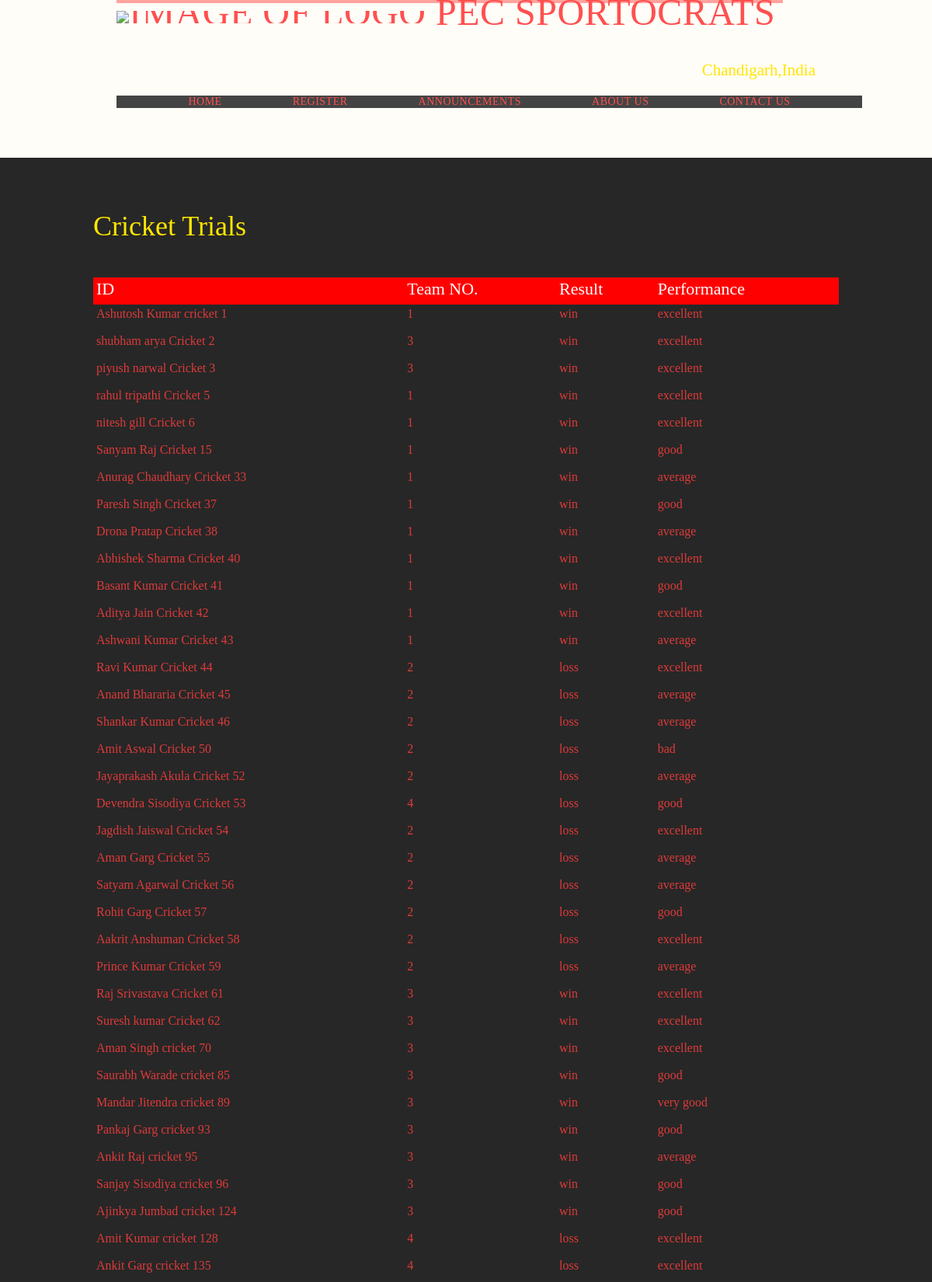
Page /trial_male.html (upper part) on the committed database.
### sportocrats/models.py (models this page shows)
class cricket_male(models.Model):
    cricket_male_id=models.OneToOneField(Player_Male,on_delete=models.CASCADE,primary_key=True)
    team_no=models.IntegerField()
    result=models.CharField(max_length=40)
    performance=models.CharField(max_length=40)

class Player_Male(models.Model):
    id=models.AutoField(primary_key=True)
    sid=models.IntegerField(validators=[MaxValueValidator(21000000),MinValueValidator(17000000)])
    first_name=models.CharField(max_length=40)
    last_name = models.CharField(max_length=40)
    email=models.EmailField(max_length=254)
    password=models.CharField(max_length=40)
    sports=models.CharField(max_length=40)
    def __str__(self):
        return f'{self.first_name} {self.last_name} {self.sports} {self.id}'

### sportocrats/views.py (the view)
# urls.py: path('trial_male.html', views.trial_male, name='trial_male'),
def trial_male(request):
    data = cricket_male.objects.all()
    data1 = football_male.objects.all()
    data2 = basketball_male.objects.all()
    data3 = chess_male.objects.all()
    data4 = table_tennis_male.objects.all()
    data5 = badminton_male.objects.all()
    data6 = athletics_male.objects.all()
    return render(request, 'trial_male.html', {"dat" : data, "dat1" : data1, "dat2" : data2, "dat3" : data3, "dat4" : data4, "dat5" : data5, "dat6" : data6})

### sportocrats/templates/trial_male.html (shortened to what this page needs)
<!DOCTYPE html>
<html lang="en">
    <head>
        {% load static %}
        <link rel="stylesheet" href="{% static 'contactus.css' %}">
    </head>
    <body>
        <header class="header1 can group">
            <h1 class="logo">
                <a href="main1.html" ><img src="{%static 'Pec1.png'%}"
                    alt="Image of logo" height="80px" width="125px">&nbspPEC SportoCrats</a>
            </h1>
            <br>
            <br>
            <br>
            <br>
            <br>
            <h3 class="tag">Chandigarh,India</h3>
            <br>
            <nav class="nav nav1 hi b">
                &emsp;&emsp;&emsp;<a href="main1.html">Home</a>&emsp;&emsp;&emsp;
                &emsp;&emsp;&emsp;<a href="register.html">Register</a>&emsp;&emsp;&emsp;
                &emsp;&emsp;&emsp;<a href="announce.html">Announcements</a>&emsp;&emsp;&emsp;
                &emsp;&emsp;&emsp;<a href="aboutus.html">About Us</a>&emsp;&emsp;&emsp;
                &emsp;&emsp;&emsp;<a href="contactus.html">Contact Us</a>&emsp;&emsp;&emsp;
            </nav>
        </header>
        <br>
        <br>
        <br>
        <br>
        <section class="row">
        	<div class="grid">
                <h1>Cricket Trials</h1>
                <br>
                <br>
                <div>
                    <table>
                        <thead>
                            <tr class="red">
                                <th>ID</th>
                                <th>Team NO.</th>
                                <th>Result</th>
                                <th>Performance</th>
                            </tr>
                        </thead>
                        <tbody>
                            {% for i in dat %}
                            <tr>
                                <td>{{i.cricket_male_id}}</td>
                                <td>{{i.team_no}}</td>
                                <td>{{i.result}}</td>
                                <td>{{i.performance}}</td>
                            </tr>
                            {% endfor %}
                        </tbody>
                    </table>
                </div>
		    </div>
        </section>
    </body>
</html>

### sportocrats/static/contactus.css (style rules this page uses)
html, body, div, span, applet, object, iframe, h1, h2, h3, h4, h5, h6, p, blockquote, pre, a, abbr, acronym, address, big, cite, code, del, dfn, em, img, ins, kbd, q, s, samp, small, strike, strong, sub, sup, tt, var, b, u, i, center, dl, dt, dd, ol, ul, li, fieldset, form, label, legend, table, caption, tbody, tfoot, thead, tr, th, td, article, aside, canvas, details, embed, figure, figcaption, footer, header, hgroup, menu, nav, output, ruby, section, summary, time, mark, audio, video { margin: 0; padding: 0; border: 0; font-size: 100%; font: inherit; vertical-align: baseline; }
article, aside, details, figcaption, figure, footer, header, hgroup, menu, nav, section { display: block; }
body { line-height: 1; }
table { text-align: left; width: 100%; position: relative; border-collapse: collapse; }
th, td { height: 35px; padding: 0.25rem; }
tr.red th { background: red; color: white; }
th { font-size: 22px; background: white; position: sticky; top: 0; box-shadow: 0 2px 2px -1px rgba(0, 0, 0, 0.4); }
body { background:#fffdf7; color:rgb(223, 58, 58); font: 300 26px/22px ; }
*, *:before, *:after { box-sizing: border-box; }
.grid, .can { margin: 0 auto; width: 960px; }
.can { padding-left: 30px; padding-right: 30px; }
.group:before, .group:after { content: ""; display: table; }
.group:after { clear: both; }
.group { clear: both; *zoom: 1; }
.row { background-color: #272727; min-width: 960px; padding:66px 0 44px 0; }
.logo { border-top: 4px solid #ff00005b; padding: 10px 10px 4px 0px; float:left; font-size: 48px; line-height: 4px; font-weight: 100; letter-spacing: .5px; text-transform: uppercase; }
.tag { margin:20px 0 px 0; text-align: right; }
.nav1 { font-size: 14px; font-weight: 400; letter-spacing: .5px; text-transform: uppercase; }
.header1 a, .header1 a { color: rgb(255, 80, 80); }
a { color: #2e2e2e; text-decoration: none; }
h1, h3, h4, h5, p { margin-bottom: 6px; }
h1, h2, h3, h4 { color: #ffe600; }
h1 { font-size: 36px; line-height: 44px; }
h3 { font-size: 21px; }
.nav { text-align:right; }
.nav a { color: #648880; }
.hi { background-color: #444444; min-width: 960px; padding:1px 0 1px 0; text-align: center; }
.b a { color: rgb(255, 80, 80); }

### rows in the picture
cricket_male: cricket_male_id "Ashutosh Kumar cricket 1", team_no "1", result "win", performance "excellent"
cricket_male: cricket_male_id "shubham arya Cricket 2", team_no "3", result "win", performance "excellent"
cricket_male: cricket_male_id "piyush narwal Cricket 3", team_no "3", result "win", performance "excellent"
cricket_male: cricket_male_id "rahul tripathi Cricket 5", team_no "1", result "win", performance "excellent"
cricket_male: cricket_male_id "nitesh gill Cricket 6", team_no "1", result "win", performance "excellent"
cricket_male: cricket_male_id "Sanyam Raj Cricket 15", team_no "1", result "win", performance "good"
cricket_male: cricket_male_id "Anurag Chaudhary Cricket 33", team_no "1", result "win", performance "average"
cricket_male: cricket_male_id "Paresh Singh Cricket 37", team_no "1", result "win", performance "good"
cricket_male: cricket_male_id "Drona Pratap Cricket 38", team_no "1", result "win", performance "average"
cricket_male: cricket_male_id "Abhishek Sharma Cricket 40", team_no "1", result "win", performance "excellent"
cricket_male: cricket_male_id "Basant Kumar Cricket 41", team_no "1", result "win", performance "good"
cricket_male: cricket_male_id "Aditya Jain Cricket 42", team_no "1", result "win", performance "excellent"
cricket_male: cricket_male_id "Ashwani Kumar Cricket 43", team_no "1", result "win", performance "average"
cricket_male: cricket_male_id "Ravi Kumar Cricket 44", team_no "2", result "loss", performance "excellent"
cricket_male: cricket_male_id "Anand Bhararia Cricket 45", team_no "2", result "loss", performance "average"
cricket_male: cricket_male_id "Shankar Kumar Cricket 46", team_no "2", result "loss", performance "average"
cricket_male: cricket_male_id "Amit Aswal Cricket 50", team_no "2", result "loss", performance "bad"
cricket_male: cricket_male_id "Jayaprakash Akula Cricket 52", team_no "2", result "loss", performance "average"
cricket_male: cricket_male_id "Devendra Sisodiya Cricket 53", team_no "4", result "loss", performance "good"
cricket_male: cricket_male_id "Jagdish Jaiswal Cricket 54", team_no "2", result "loss", performance "excellent"
cricket_male: cricket_male_id "Aman Garg Cricket 55", team_no "2", result "loss", performance "average"
cricket_male: cricket_male_id "Satyam Agarwal Cricket 56", team_no "2", result "loss", performance "average"
cricket_male: cricket_male_id "Rohit Garg Cricket 57", team_no "2", result "loss", performance "good"
cricket_male: cricket_male_id "Aakrit Anshuman Cricket 58", team_no "2", result "loss", performance "excellent"
cricket_male: cricket_male_id "Prince Kumar Cricket 59", team_no "2", result "loss", performance "average"
cricket_male: cricket_male_id "Raj Srivastava Cricket 61", team_no "3", result "win", performance "excellent"
cricket_male: cricket_male_id "Suresh kumar Cricket 62", team_no "3", result "win", performance "excellent"
cricket_male: cricket_male_id "Aman Singh cricket 70", team_no "3", result "win", performance "excellent"
cricket_male: cricket_male_id "Saurabh Warade cricket 85", team_no "3", result "win", performance "good"
cricket_male: cricket_male_id "Mandar Jitendra cricket 89", team_no "3", result "win", performance "very good"
cricket_male: cricket_male_id "Pankaj Garg cricket 93", team_no "3", result "win", performance "good"
cricket_male: cricket_male_id "Ankit Raj cricket 95", team_no "3", result "win", performance "average"
cricket_male: cricket_male_id "Sanjay Sisodiya cricket 96", team_no "3", result "win", performance "good"
cricket_male: cricket_male_id "Ajinkya Jumbad cricket 124", team_no "3", result "win", performance "good"
cricket_male: cricket_male_id "Amit Kumar cricket 128", team_no "4", result "loss", performance "excellent"
cricket_male: cricket_male_id "Ankit Garg cricket 135", team_no "4", result "loss", performance "excellent"
